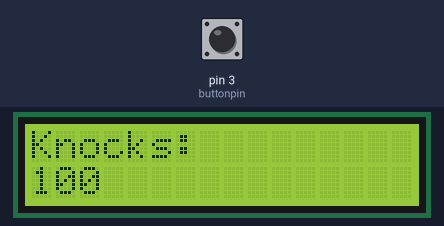
A sketch run on a simulated Arduino Uno, built with avr-gcc and run on an emulated ATmega328P. On the bench: 16×2 character LCD. The test bench sets the inputs (shaded band); at power-on: pin 3 (buttonpin) LOW.

Above: at 1.6 s.
1.7 s: pin 3 (buttonpin) pulled HIGH for 0.15 s
At 2.8 s:
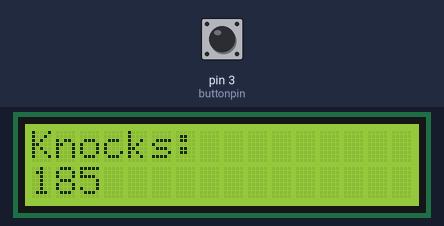
4.5 s: pin 3 (buttonpin) pulled HIGH for 1 s
At 5.8 s:
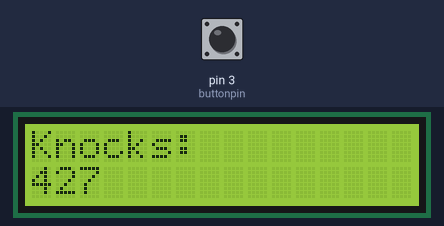
7.5 s: pin 3 (buttonpin) pulled HIGH for 0.15 s
At 8.9 s:
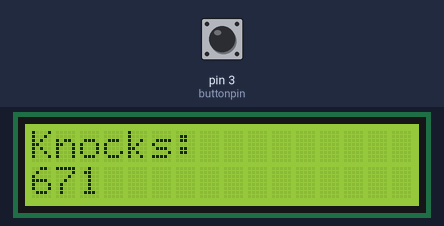
10.6 s: pin 3 (buttonpin) pulled HIGH for 1 s
At 11.7 s:
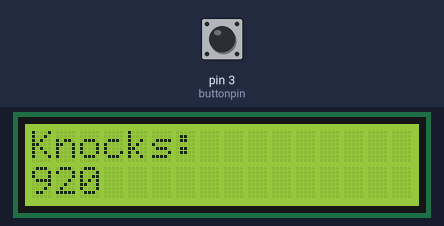
Timing chart, 0 to 13.6 s (numbered marks = the images above; inputs shaded):
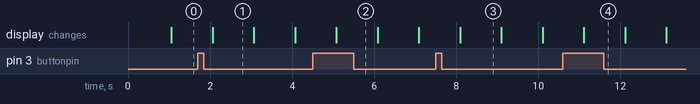

The sketch:

sensor_knock.ino
```cpp
#include <LiquidCrystal.h>
LiquidCrystal lcd(12, 11, 10, 9, 8, 7);

int buttonpin = 3; // define photo interrupter signal pin
int val; //define a numeric variable
int knocks = 0;
int tick = 0;


void setup() {
  lcd.begin(16, 2); // set up the LCD's number of columns and rows:
  Serial.begin(9600); // Starts the serial communication
  pinMode(buttonpin, INPUT); //photo interrupter pin as input
}

void loop() {

  val=digitalRead(buttonpin); //read the value of the sensor
  if(val == HIGH) // turn on LED when sensor is blocked
  {

  }
  else
  {
   knocks += 1;
  }

  tick += 1;

  if (tick == 100) {
    lcd.clear();
    lcd.setCursor(0, 0);
    lcd.print("Knocks: ");
    lcd.setCursor(0, 1);
    lcd.print(knocks);
    tick = 0;
  }

  delay(10);
}
```

Measured:
- what the display in image 1 shows lasts 1.0 s, from 2.1 s to 3.1 s
